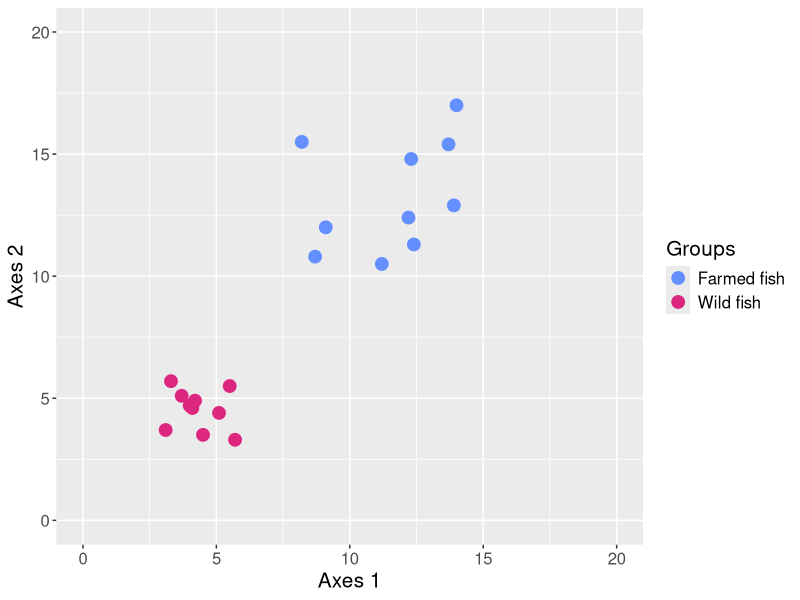
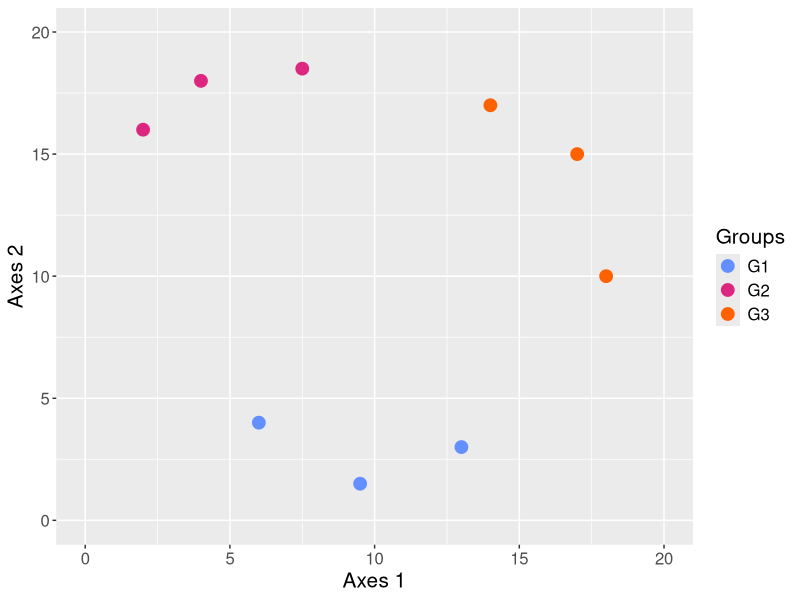
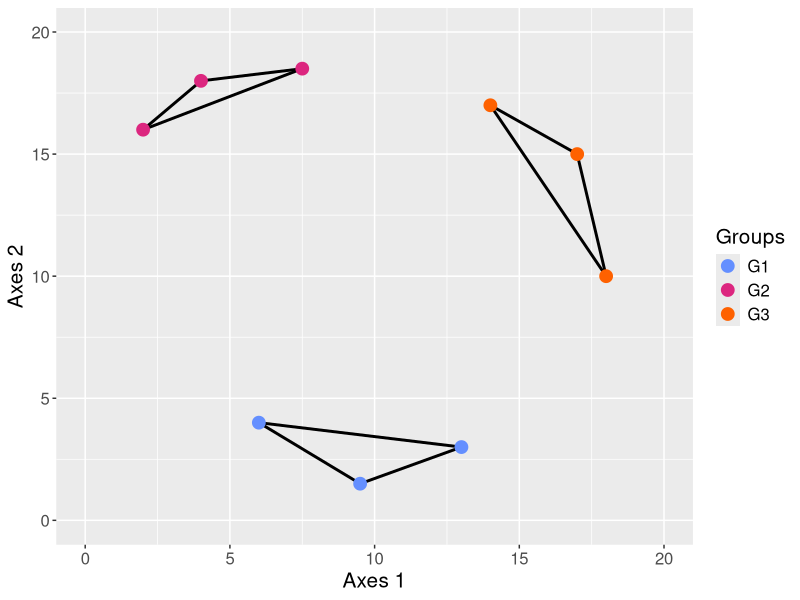
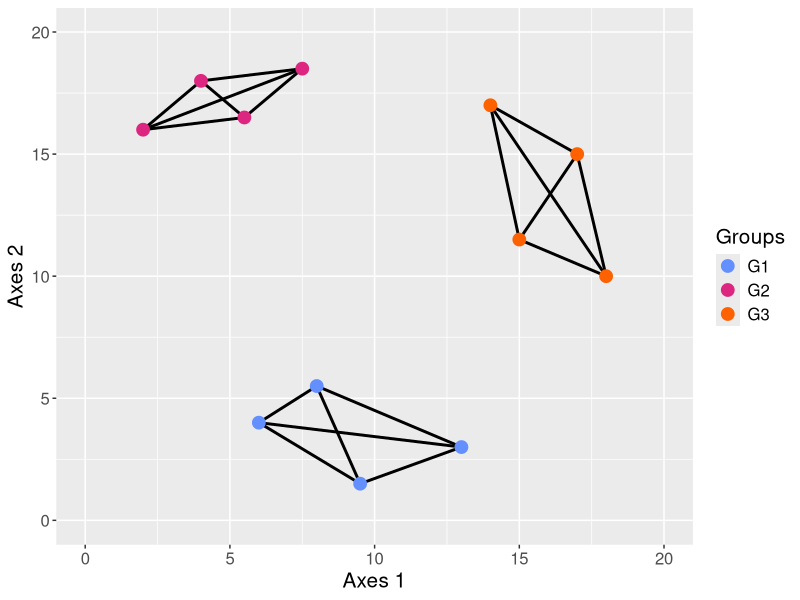

These figures' R source, in order:
## ---- chunk 1
#Load tidyverse library
library("tidyverse")

#Create tidy dataset of points that will act as points in ordination plot
#Comprise of three different datasets with 5 samples each
#set seed
set.seed(84368)
#Sample groups
group <- c(rep("Wild fish",10), rep("Farmed fish",10))
#Create axes 1 values
axes1 <- c(sample(30:60, size = 10),
            sample(80:150, size = 10)) / 10
#Create axes 2 values
axes2 <- c(sample(30:60, size = 10),
            sample(100:170, size = 10)) / 10
#Set seed back to default
set.seed(NULL)

#Create long df
fish_tbl <- tibble::tibble(group, axes1, axes2)

#Colour palette to use
ibm_pal <- c("#648fff","#dc267f","#fe6100")

## ---- chunk 2
ggplot2::ggplot(data = fish_tbl, mapping=aes(x = axes1, y = axes2, colour = group)) +
    ggplot2::geom_point(size=4) +
    ggplot2::labs(colour = "Groups") +
    ggplot2::theme(text=ggplot2::element_text(size = 15)) +
    ggplot2::scale_colour_manual(values = ibm_pal) +
    ggplot2::scale_x_continuous(name="Axes 1", breaks=c(0,5,10,15,20), limits = c(0,20)) +
    ggplot2::scale_y_continuous(name="Axes 2", breaks=c(0,5,10,15,20), limits = c(0,20))
## ---- chunk 3
#Load tidyverse library
library("tidyverse")

#Create tidy dataset of points that will act as points in ordination plot
#Comprise of three different datasets with 5 samples each
#Sample groups
group <- c(rep("G1",3), rep("G2",3), rep("G3",3))
#Create axes 1 values
axes1 <- c(c(9.5,6,13),
            c(2,4,7.5),
            c(14,17,18))
#Create axes 2 values
axes2 <- c(c(1.5,4,3),
            c(16,18,18.5),
            c(17,15,10))
#Create long df
tbl <- tibble::tibble(group, axes1, axes2)

#Colour palette to use
ibm_pal <- c("#648fff","#dc267f","#fe6100")
## ---- chunk 4
ggplot2::ggplot(data = tbl, mapping=aes(x = axes1, y = axes2, colour = group)) +
    ggplot2::geom_point(size=4) +
    ggplot2::labs(colour = "Groups") +
    ggplot2::theme(text=ggplot2::element_text(size = 15)) +
    ggplot2::scale_colour_manual(values = ibm_pal) +
    ggplot2::scale_x_continuous(name="Axes 1", breaks=c(0,5,10,15,20), limits = c(0,20)) +
    ggplot2::scale_y_continuous(name="Axes 2", breaks=c(0,5,10,15,20), limits = c(0,20))
## ---- chunk 5
ggplot2::ggplot(data = tbl) +
    ggplot2::labs(x="Axes 1", y = "Axes 2", colour = "Groups") +
     ggplot2::theme(text=ggplot2::element_text(size = 15)) +
    ggplot2::scale_colour_manual(values = ibm_pal) +
    ggplot2::scale_x_continuous(name="Axes 1", breaks=c(0,5,10,15,20), limits = c(0,20)) +
    ggplot2::scale_y_continuous(name="Axes 2", breaks=c(0,5,10,15,20), limits = c(0,20)) +
    #Add custom lines
    #Group 1
    ggplot2::annotate("segment", x = 9.5, xend = 6, y = 1.5, yend = 4, linewidth = 1) +
    ggplot2::annotate("segment", x = 9.5, xend = 13, y = 1.5, yend = 3, linewidth = 1) +
    ggplot2::annotate("segment", x = 6, xend = 13, y = 4, yend = 3, linewidth = 1) +
    #Group 2
    ggplot2::annotate("segment", x = 2, xend = 4, y = 16, yend = 18, linewidth = 1) +
    ggplot2::annotate("segment", x = 2, xend = 7.5, y = 16, yend = 18.5, linewidth = 1) +
    ggplot2::annotate("segment", x = 4, xend = 7.5, y = 18, yend = 18.5, linewidth = 1) +
    #Group 3
    ggplot2::annotate("segment", x = 14, xend = 17, y = 17, yend = 15, linewidth = 1) +
    ggplot2::annotate("segment", x = 14, xend = 18, y = 17, yend = 10, linewidth = 1) +
    ggplot2::annotate("segment", x = 17, xend = 18, y = 15, yend = 10, linewidth = 1) +
    #Add points at end so they overlap the lines
    ggplot2::geom_point(mapping=aes(x = axes1, y = axes2, colour = group),size=4)
## ---- chunk 6
#Add fourth sample to each group
tbl[10:12,"group"] <- c("G1","G2","G3") 
tbl[10:12,"axes1"] <- c(8,5.5,15)
tbl[10:12,"axes2"] <- c(5.5,16.5,11.5)

ggplot2::ggplot(data = tbl) +
    ggplot2::labs(x="Axes 1", y = "Axes 2", colour = "Groups") +
     ggplot2::theme(text=ggplot2::element_text(size = 15)) +
    ggplot2::scale_colour_manual(values = ibm_pal) +
    ggplot2::scale_x_continuous(name="Axes 1", breaks=c(0,5,10,15,20), limits = c(0,20)) +
    ggplot2::scale_y_continuous(name="Axes 2", breaks=c(0,5,10,15,20), limits = c(0,20)) +
    #Add custom lines
    #Group 1
    ggplot2::annotate("segment", x = 9.5, xend = 6, y = 1.5, yend = 4, linewidth = 1) +
    ggplot2::annotate("segment", x = 9.5, xend = 13, y = 1.5, yend = 3, linewidth = 1) +
    ggplot2::annotate("segment", x = 6, xend = 13, y = 4, yend = 3, linewidth = 1) +
    ggplot2::annotate("segment", x = 8, xend = 9.5, y = 5.5, yend = 1.5, linewidth = 1) +
    ggplot2::annotate("segment", x = 8, xend = 6, y = 5.5, yend = 4, linewidth = 1) +
    ggplot2::annotate("segment", x = 8, xend = 13, y = 5.5, yend = 3, linewidth = 1) +
    #Group 2
    ggplot2::annotate("segment", x = 2, xend = 4, y = 16, yend = 18, linewidth = 1) +
    ggplot2::annotate("segment", x = 2, xend = 7.5, y = 16, yend = 18.5, linewidth = 1) +
    ggplot2::annotate("segment", x = 4, xend = 7.5, y = 18, yend = 18.5, linewidth = 1) +
    ggplot2::annotate("segment", x = 5.5, xend = 2, y = 16.5, yend = 16, linewidth = 1) +
    ggplot2::annotate("segment", x = 5.5, xend = 4, y = 16.5, yend = 18, linewidth = 1) +
    ggplot2::annotate("segment", x = 5.5, xend = 7.5, y = 16.5, yend = 18.5, linewidth = 1) +
    #Group 3
    ggplot2::annotate("segment", x = 14, xend = 17, y = 17, yend = 15, linewidth = 1) +
    ggplot2::annotate("segment", x = 14, xend = 18, y = 17, yend = 10, linewidth = 1) +
    ggplot2::annotate("segment", x = 17, xend = 18, y = 15, yend = 10, linewidth = 1) +
    ggplot2::annotate("segment", x = 15, xend = 14, y = 11.5, yend = 17, linewidth = 1) +
    ggplot2::annotate("segment", x = 15, xend = 17, y = 11.5, yend = 15, linewidth = 1) +
    ggplot2::annotate("segment", x = 15, xend = 18, y = 11.5, yend = 10, linewidth = 1) +
    #Add points at end so they overlap the lines
    ggplot2::geom_point(mapping=aes(x = axes1, y = axes2, colour = group),size=4)
